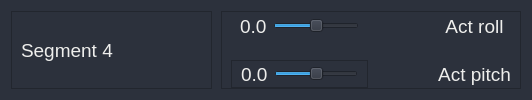
                     <widget class="QFrame" name="frame_joint_seg4_row">
                      <property name="minimumSize">
                       <size>
                        <width>0</width>
                        <height>0</height>
                       </size>
                      </property>
                      <property name="maximumSize">
                       <size>
                        <width>16777215</width>
                        <height>16777215</height>
                       </size>
                      </property>
                      <property name="styleSheet">
                       <string notr="true">background-color: rgb(44, 49, 60);</string>
                      </property>
                      <property name="frameShape">
                       <enum>QFrame::NoFrame</enum>
                      </property>
                      <property name="frameShadow">
                       <enum>QFrame::Plain</enum>
                      </property>
                      <layout class="QHBoxLayout" name="horizontalLayout_9">
                       <property name="spacing">
                        <number>9</number>
                       </property>
                       <item>
                        <widget class="QFrame" name="frame_joint_seg1_ID_4">
                         <property name="minimumSize">
                          <size>
                           <width>201</width>
                           <height>0</height>
                          </size>
                         </property>
                         <property name="maximumSize">
                          <size>
                           <width>156</width>
                           <height>16777215</height>
                          </size>
                         </property>
                         <property name="frameShape">
                          <enum>QFrame::StyledPanel</enum>
                         </property>
                         <property name="frameShadow">
                          <enum>QFrame::Raised</enum>
                         </property>
                         <layout class="QHBoxLayout" name="horizontalLayout_24">
                          <property name="topMargin">
                           <number>0</number>
                          </property>
                          <property name="rightMargin">
                           <number>9</number>
                          </property>
                          <property name="bottomMargin">
                           <number>0</number>
                          </property>
                          <item>
                           <widget class="QLabel" name="label_21">
                            <property name="minimumSize">
                             <size>
                              <width>0</width>
                              <height>0</height>
                             </size>
                            </property>
                            <property name="font">
                             <font>
                              <pointsize>14</pointsize>
                             </font>
                            </property>
                            <property name="styleSheet">
                             <string notr="true">color: rgb(238, 238, 236);</string>
                            </property>
                            <property name="text">
                             <string>Segment 4</string>
                            </property>
                           </widget>
                          </item>
                         </layout>
                        </widget>
                       </item>
                       <item>
                        <widget class="QFrame" name="frame_joints_seg1_4">
                         <property name="frameShape">
                          <enum>QFrame::StyledPanel</enum>
                         </property>
                         <property name="frameShadow">
                          <enum>QFrame::Raised</enum>
                         </property>
                         <layout class="QGridLayout" name="gridLayout_6">
                          <property name="topMargin">
                           <number>0</number>
                          </property>
                          <property name="bottomMargin">
                           <number>0</number>
                          </property>
                          <property name="horizontalSpacing">
                           <number>70</number>
                          </property>
                          <property name="verticalSpacing">
                           <number>20</number>
                          </property>
                          <item row="0" column="1">
                           <widget class="QFrame" name="frame_joint_seg1_setRoll_4">
                            <property name="minimumSize">
                             <size>
                              <width>0</width>
                              <height>0</height>
                             </size>
                            </property>
                            <property name="maximumSize">
                             <size>
                              <width>500</width>
                              <height>16777215</height>
                             </size>
                            </property>
                            <property name="frameShape">
                             <enum>QFrame::NoFrame</enum>
                            </property>
                            <property name="frameShadow">
                             <enum>QFrame::Plain</enum>
                            </property>
                            <layout class="QHBoxLayout" name="horizontalLayout_25">
                             <property name="topMargin">
                              <number>0</number>
                             </property>
                             <property name="bottomMargin">
                              <number>0</number>
                             </property>
                             <item>
                              <widget class="QLabel" name="label_seg1_setRoll_slider_4">
                               <property name="font">
                                <font>
                                 <pointsize>14</pointsize>
                                </font>
                               </property>
                               <property name="styleSheet">
                                <string notr="true">color: rgb(238, 238, 236);</string>
                               </property>
                               <property name="text">
                                <string>0.0</string>
                               </property>
                              </widget>
                             </item>
                             <item>
                              <widget class="QSlider" name="slider_seg1_setRoll_4">
                               <property name="maximumSize">
                                <size>
                                 <width>16777215</width>
                                 <height>16777215</height>
                                </size>
                               </property>
                               <property name="minimum">
                                <number>-20</number>
                               </property>
                               <property name="maximum">
                                <number>20</number>
                               </property>
                               <property name="orientation">
                                <enum>Qt::Horizontal</enum>
                               </property>
                              </widget>
                             </item>
                            </layout>
                           </widget>
                          </item>
                          <item row="0" column="2">
                           <widget class="QLabel" name="Label_Seg4_ActRoll">
                            <property name="font">
                             <font>
                              <pointsize>14</pointsize>
                             </font>
                            </property>
                            <property name="layoutDirection">
                             <enum>Qt::LeftToRight</enum>
                            </property>
                            <property name="styleSheet">
                             <string notr="true">color: rgb(238, 238, 236);</string>
                            </property>
                            <property name="text">
                             <string>Act roll</string>
                            </property>
                            <property name="alignment">
                             <set>Qt::AlignCenter</set>
                            </property>
                           </widget>
                          </item>
                          <item row="1" column="2">
                           <widget class="QLabel" name="Label_Seg4_ActPitch">
                            <property name="font">
                             <font>
                              <pointsize>14</pointsize>
                             </font>
                            </property>
                            <property name="styleSheet">
                             <string notr="true">color: rgb(238, 238, 236);</string>
                            </property>
                            <property name="text">
                             <string>Act pitch</string>
                            </property>
                            <property name="alignment">
                             <set>Qt::AlignCenter</set>
                            </property>
                           </widget>
                          </item>
                          <item row="1" column="1">
                           <widget class="QFrame" name="frame_joint_seg1_setPitch_4">
                            <property name="maximumSize">
                             <size>
                              <width>500</width>
                              <height>16777215</height>
                             </size>
                            </property>
                            <property name="frameShape">
                             <enum>QFrame::StyledPanel</enum>
                            </property>
                            <property name="frameShadow">
                             <enum>QFrame::Raised</enum>
                            </property>
                            <layout class="QHBoxLayout" name="horizontalLayout_26">
                             <property name="topMargin">
                              <number>0</number>
                             </property>
                             <property name="bottomMargin">
                              <number>0</number>
                             </property>
                             <item>
                              <widget class="QLabel" name="label_seg1_setPitch_slider_4">
                               <property name="font">
                                <font>
                                 <pointsize>14</pointsize>
                                </font>
                               </property>
                               <property name="styleSheet">
                                <string notr="true">color: rgb(238, 238, 236);</string>
                               </property>
                               <property name="text">
                                <string>0.0</string>
                               </property>
                              </widget>
                             </item>
                             <item>
                              <widget class="QSlider" name="slider_seg1_setPitch_4">
                               <property name="maximumSize">
                                <size>
                                 <width>16777215</width>
                                 <height>16777215</height>
                                </size>
                               </property>
                               <property name="minimum">
                                <number>-20</number>
                               </property>
                               <property name="maximum">
                                <number>20</number>
                               </property>
                               <property name="orientation">
                                <enum>Qt::Horizontal</enum>
                               </property>
                              </widget>
                             </item>
                            </layout>
                           </widget>
                          </item>
                         </layout>
                        </widget>
                       </item>
                      </layout>
                     </widget>
